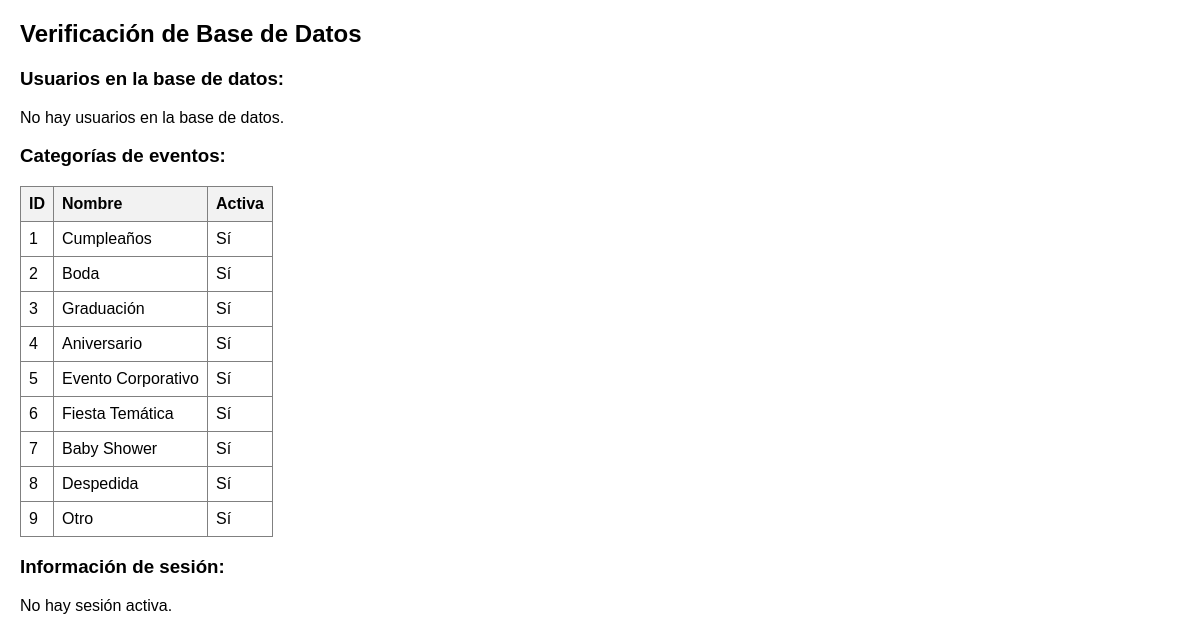
The page /verificar_db.php on the database as committed earlier.
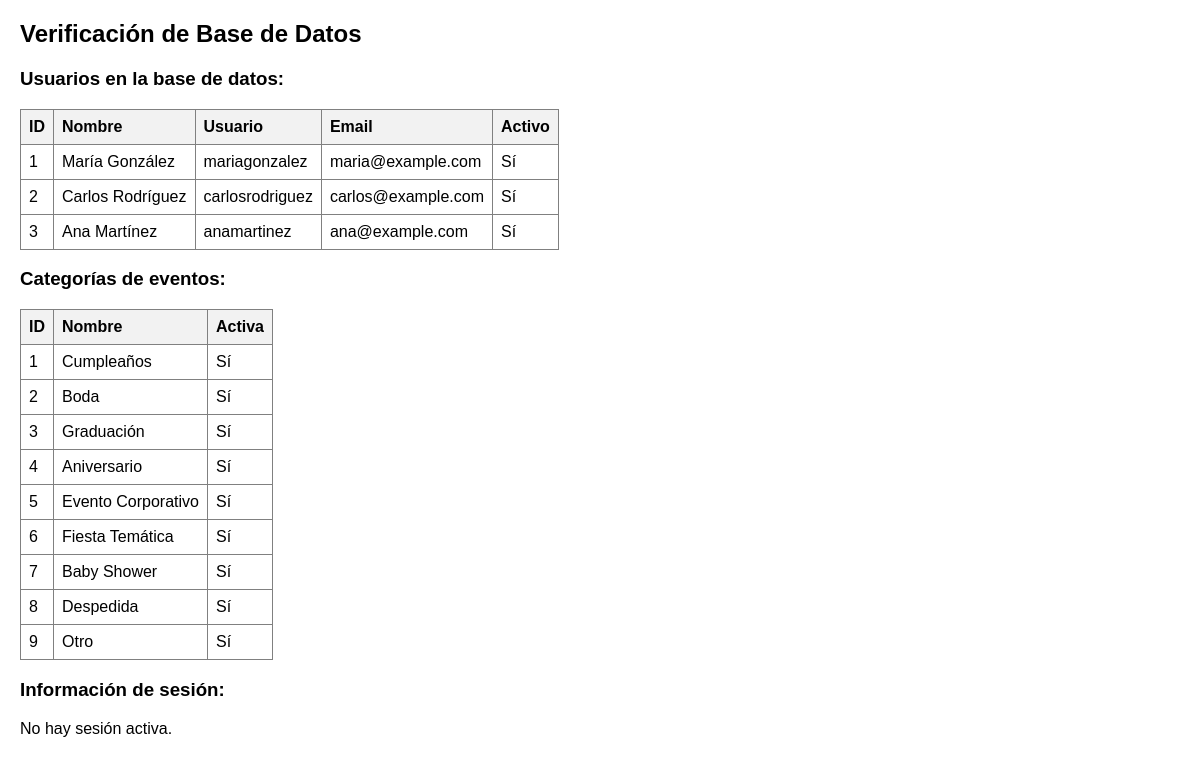
The same page on the database as committed later.
### tables this page shows
CREATE TABLE IF NOT EXISTS categorias_eventos (
        id INT AUTO_INCREMENT PRIMARY KEY,
        nombre VARCHAR(100) NOT NULL UNIQUE,
        descripcion TEXT,
        icono VARCHAR(50),
        color VARCHAR(7) DEFAULT '#a259f7',
        activa BOOLEAN DEFAULT TRUE,
        fecha_creacion TIMESTAMP DEFAULT CURRENT_TIMESTAMP
    );

CREATE TABLE IF NOT EXISTS usuarios (
    id INT AUTO_INCREMENT PRIMARY KEY,
    nombre VARCHAR(100) NOT NULL,
    usuario VARCHAR(50) NOT NULL UNIQUE,
    email VARCHAR(100) NOT NULL UNIQUE,
    contrasena VARCHAR(255) NOT NULL,
        fecha_registro TIMESTAMP DEFAULT CURRENT_TIMESTAMP,
        ultimo_acceso TIMESTAMP NULL,
        activo BOOLEAN DEFAULT TRUE,
        INDEX idx_usuario (usuario),
        INDEX idx_email (email)
    );

### verificar_db.php (the view, shortened to what this page needs)
<?php
echo "<h2>Verificación de Base de Datos</h2>";
try {
    $conn = obtenerConexion();
    echo "<h3>Usuarios en la base de datos:</h3>";
    $result = $conn->query("SELECT id, nombre, usuario, email, activo FROM usuarios");
    if ($result->num_rows > 0) {
        echo "<table border='1' style='border-collapse: collapse; margin: 10px 0;'>";
        echo "<tr><th>ID</th><th>Nombre</th><th>Usuario</th><th>Email</th><th>Activo</th></tr>";
        while ($row = $result->fetch_assoc()) {
            echo "<tr>";
            echo "<td>" . $row['id'] . "</td>";
            echo "<td>" . htmlspecialchars($row['nombre']) . "</td>";
            echo "<td>" . htmlspecialchars($row['usuario']) . "</td>";
            echo "<td>" . htmlspecialchars($row['email']) . "</td>";
            echo "<td>" . ($row['activo'] ? 'Sí' : 'No') . "</td>";
            echo "</tr>";
        }
        echo "</table>";
    } else {
        echo "<p>No hay usuarios en la base de datos.</p>";
    }
    echo "<h3>Categorías de eventos:</h3>";
    $result = $conn->query("SELECT id, nombre, activa FROM categorias_eventos");
    if ($result->num_rows > 0) {
        echo "<table border='1' style='border-collapse: collapse; margin: 10px 0;'>";
        echo "<tr><th>ID</th><th>Nombre</th><th>Activa</th></tr>";
        while ($row = $result->fetch_assoc()) {
            echo "<tr>";
            echo "<td>" . $row['id'] . "</td>";
            echo "<td>" . htmlspecialchars($row['nombre']) . "</td>";
            echo "<td>" . ($row['activa'] ? 'Sí' : 'No') . "</td>";
            echo "</tr>";
        }
        echo "</table>";
    } else {
        echo "<p>No hay categorías en la base de datos.</p>";
    }
    echo "<h3>Información de sesión:</h3>";
    if (isset($_SESSION['usuario_id'])) {
        echo "<p>Usuario ID en sesión: " . $_SESSION['usuario_id'] . "</p>";
        echo "<p>Usuario en sesión: " . htmlspecialchars($_SESSION['usuario'] ?? 'No definido') . "</p>";
        $stmt = $conn->prepare("SELECT id, nombre, usuario, activo FROM usuarios WHERE id = ?");
        $stmt->bind_param('i', $_SESSION['usuario_id']);
        $stmt->execute();
        $result = $stmt->get_result();
        if ($result->num_rows > 0) {
            $user = $result->fetch_assoc();
            echo "<p style='color: green;'>✓ Usuario encontrado en BD: " . htmlspecialchars($user['nombre']) . " (Activo: " . ($user['activo'] ? 'Sí' : 'No') . ")</p>";
        } else {
            echo "<p style='color: red;'>✗ Usuario de sesión NO encontrado en BD</p>";
        }
        $stmt->close();
    } else {
        echo "<p>No hay sesión activa.</p>";
    }
} catch (Exception $e) {
    echo "<p style='color: red;'>Error: " . $e->getMessage() . "</p>";
}
?>

Rows that differ between the two databases and show on the page:
added usuarios: id "1", nombre "María González", usuario "mariagonzalez", email "maria@example.com", activo "Sí"
added usuarios: id "2", nombre "Carlos Rodríguez", usuario "carlosrodriguez", email "carlos@example.com", activo "Sí"
added usuarios: id "3", nombre "Ana Martínez", usuario "anamartinez", email "ana@example.com", activo "Sí"
Other text that changed with them:
text no longer shown: "No hay usuarios en la base de datos."
text now shown: "ID Nombre Usuario Email Activo"
